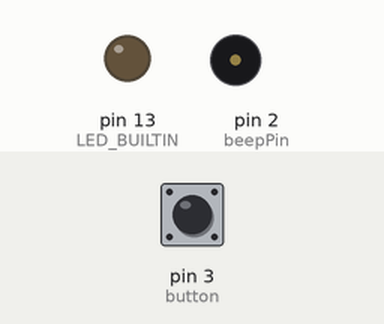
Recording of a sketch running on a simulated Arduino Uno, built with avr-gcc and run on an emulated ATmega328P. Shown: output pins drawn as LEDs (lit = HIGH), buzzer (waves = sounding). The test bench sets the inputs (shaded band); at power-on: pin 3 (button) LOW.

Above: at 1.2 s.
1.3 s: pin 3 (button) pulled HIGH for 0.15 s
At 1.9 s:
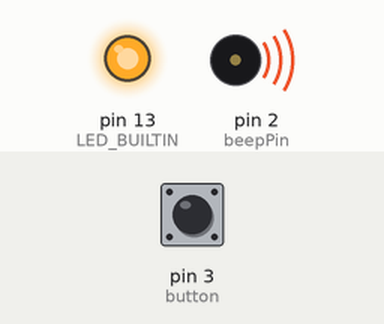
4.0 s: pin 3 (button) pulled HIGH for 3.2 s
At 5.0 s:
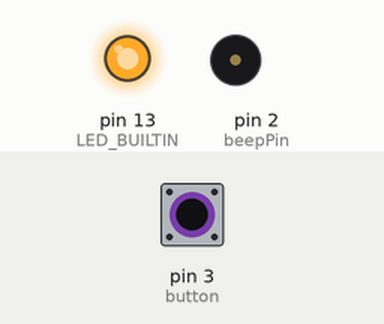
Timing chart, 0 to 9.1 s (numbered marks = the images above; inputs shaded):
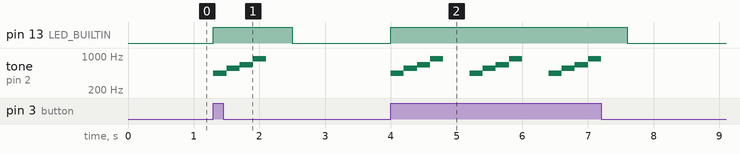

The sketch:

AudioIOTest.ino
```cpp
#include <arduino.h>

const int beepPin = 2;
const int button = 3;
int tones[] = {440, 554, 659, 880};
int length = sizeof(tones)/sizeof(tones[0]);

void setup()
{
    pinMode(beepPin, OUTPUT);
    pinMode(button, INPUT);
    pinMode(LED_BUILTIN, OUTPUT);

    //TimerMain();
}

void loop()
{
    if (digitalRead(button))
    {
        digitalWrite(LED_BUILTIN, HIGH);
        chord(200);
        delay(400);
    }
    else
    {
        digitalWrite(LED_BUILTIN, LOW);
    }
}

void chirp(int freq, int beeps, int duration)
{
    for (int i = 0; i < beeps; i++)
    {
        noTone(beepPin);
        tone(beepPin, freq);
        delay(duration);
        noTone(beepPin);
        delay(100);
    }
}

void chord(int duration)
{
    for (int i = 0; i < length; i++)
    {
        tone(beepPin, tones[i]);
        delay(duration);
        noTone(beepPin);
    }
}
```

Measured:
- after the input at 1.3 s, pin 13 (LED_BUILTIN): LOW → HIGH at once, → LOW 1.2 s later; tone on pin 2 (beepPin): plays 440 Hz for 0.20 s, 554 Hz for 0.20 s, 659 Hz for 0.20 s, 880 Hz for 0.20 s, starting at once
- after the input at 4.0 s, pin 13 (LED_BUILTIN): LOW → HIGH at once, → LOW 3.6 s later; tone on pin 2 (beepPin): silent → 440 Hz at once, then repeats every 1.2 s: 554 Hz 0.20 s, 659 Hz 0.20 s, 880 Hz 0.20 s, silent 0.40 s, 440 Hz 0.20 s, until it stays silent from 7.2 s
